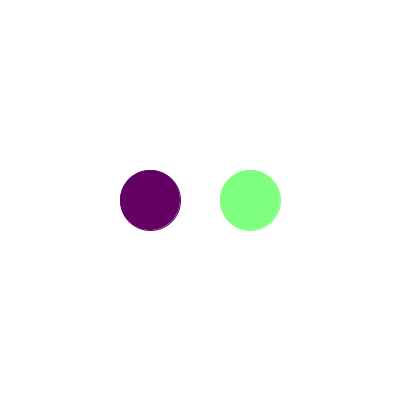
Frame 1 (no input)
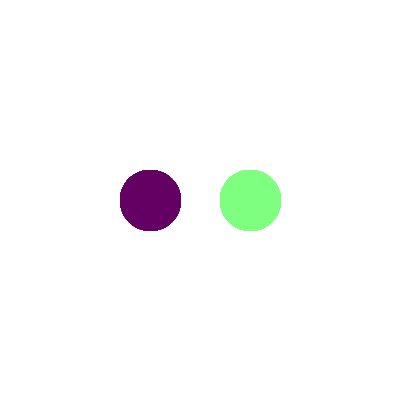
Frame 60 (the mouse pressed at the canvas centre just before this capture)
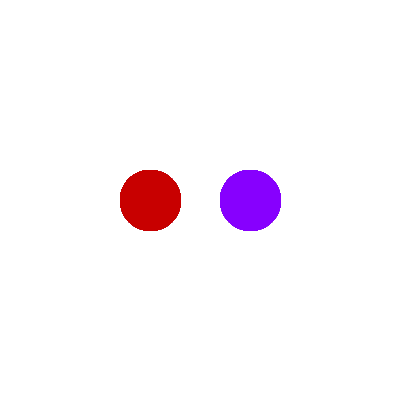
Frame 120 (the mouse held since frame 60 and released just before this capture)

The Processing sketch that drew these frames (run headless with seeded random() and noise(); from frame 60 on, the mouse is pressed at the canvas centre):

// Processing sketch: sweep_trough_color_array
// ── sweep_trough_color_array.pde
color colors1[] = {
  color(100, 0, 100), 
  color(200, 0, 0), 
  color(0, 255, 0) 
};

color colors2[] = new color[100];


void setup() {
 size(400, 400);
 background(255);
 
 for (int i=0; i<100; i++) {
   int r = int(map(sin(i * TWO_PI / 100), -1, 1, 0, 255));
   int g = int(map(cos(i * TWO_PI / 100), -1, 1, 0, 255));
   int b = int(map(sin(i * PI / 100), -1, 1, 0, 255));
   colors2[i] = color(r, g, b);
 }
 
}

void draw() {
  int colorIndex1 = int(map(mouseX, 0, width, 0, 3)); 
  int colorIndex2 = int(map(mouseX, 0, width, 0, 99)); 
  
  fill(colors1[colorIndex1]);
  stroke(colors1[colorIndex1]);
  ellipse(150, 200, 60, 60);
  
  fill(colors2[colorIndex2]);
  stroke(colors2[colorIndex2]);
  ellipse(250, 200, 60, 60);
  
}
